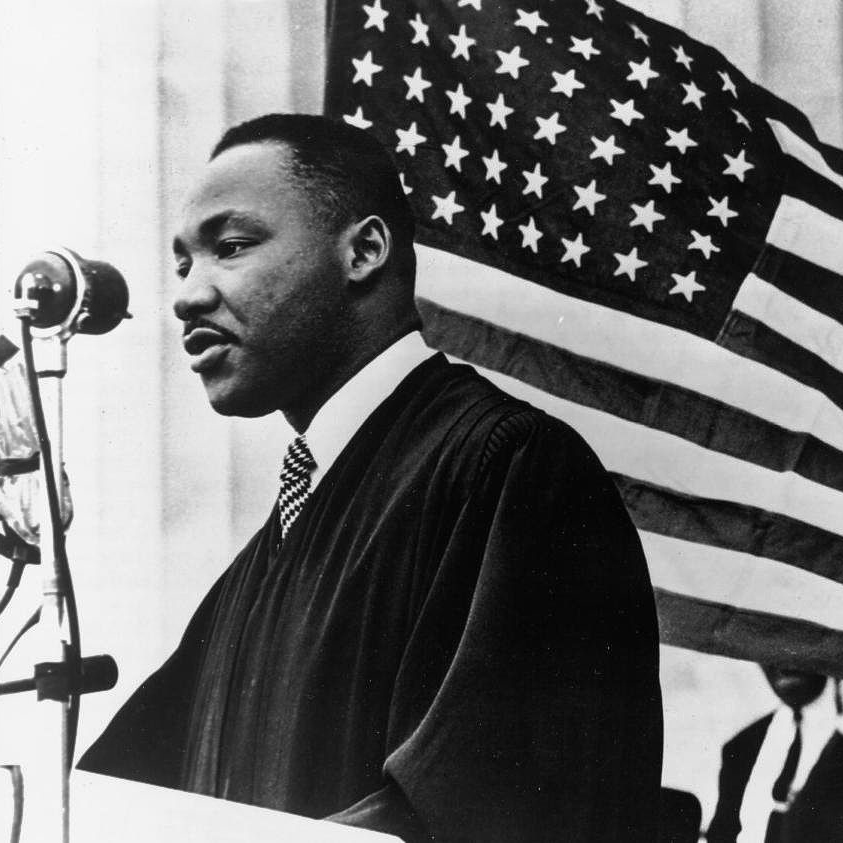
#> input picture mlk_square.jpg, 843 x 843 px, found by its file name
$ python voronoi_diagram.py
#> lines starting #> are read from the running program, lines starting #| are printed output that depends on the picture
#https://stackoverflow.com/questions/48334853/using-pycharm-i-want-to-show-plot-extra-figure-windows
# TODO: separate sections of project into different files for better code separation
import numpy as np

from scipy.optimize import minimize, optimize
from scipy.spatial import Delaunay, cKDTree
from PIL import Image
import matplotlib.pyplot as plt

import os

# [52 lines left out: functions calculate_integration_energy, calculate_direction_energy, calculate_flux_preservation_energy, calculate_regularization_energy, calculate_barrier_energy, minimize_energy, not called in this run]

def optimal_transport_map_interpolation(source_mesh_vertices, optimal_transport_map):
    # TODO: use this function to call minimize_energy function above
    pass

# [13 lines left out: function normalization, not called in this run]

def fresnel_mapping(source_mesh_vertices, normalized_difference):
    # TODO: calculate normals using this function
    pass

def normal_integration(source_mesh_vertices, normalal_thelda):
    # TODO: calculate height field using this function
    pass

# [54 lines left out: functions target_optimization, plot_gaussian_distribution, not called in this run]

def compute_voronoi_diagram(Adata, number_of_dots):
    """
    Compute Voronoi diagram based on input data.

    Parameters:
    - Adata: numpy array, 2D array representing the input data.
    - number_of_dots: int, number of points to use in generating the Voronoi diagram.

    Returns:
    - p: numpy array, coordinates of the points used in the Voronoi diagram.
    - density_total: numpy array, total density calculated during the iterations.
    """
    n, m = Adata.shape
    x, y = np.meshgrid(np.arange(1, m + 1), np.arange(1, n + 1))
    gp = np.column_stack((x.flatten(), y.flatten()))

    A = 1.001 - Adata.flatten() / 255.0
    N = number_of_dots

    seedp = gp[A > 0.5, :]
    ix = np.random.permutation(seedp.shape[0])[:N]
    p = seedp[ix, :]

    dt = Delaunay(p)
    kdtree = cKDTree(p)
    ID = kdtree.query(gp)[1]

    vr = plt.imshow(ID.reshape(n, m), alpha=0.2)
    plt.plot(p[:, 0], p[:, 1], '.', markersize=8, color=[0, 0, 0])
    plt.axis('equal')
    plt.axis('tight')

    density_total = np.array([])
    maxiter = 30
    for it in range(maxiter):
        print("Step: {}".format(it + 1))
        cw = np.zeros((N, 2))
        density = np.array([])
        for i in range(N):
            mask = ID == i
            a = A[mask]
            b = gp[mask, :]
            cw[i, :] = np.mean(a[:, np.newaxis] * b, axis=0) / np.mean(a, axis=0)
            density = np.append(density, np.sum(a))

        p = cw
        dt = Delaunay(p)
        kdtree = cKDTree(p)
        ID = kdtree.query(gp)[1]

        vr = plt.imshow(ID.reshape(n, m), alpha=0.2)
        #plt.plot(p[:, 0], p[:, 1], '.', markersize=2, color=[0, 0, 0])
        #plt.draw(); plt.pause(0.01)
        density_total = density
    #plt.show()
    return p, density_total

def target_voronoi_diagram(imdata, number_of_dots):
    Adata = imdata[:, :, 2]  # red channel (arbitrarily)
    #plt.subplot(1, 2, 1); plt.imshow(imdata); plt.subplot(1, 2, 2)
    p, density_total = compute_voronoi_diagram(Adata, number_of_dots)

    np.save('targetVoronoiDiagram.npy', p)
    np.savetxt('targetVoronoiDensity.txt', density_total)
    return p

# [89 lines left out: functions source_voronoi_diagram, objective_function, gradient, optimize_ot, plot_modified_mesh, not called in this run]

def main(image_path):
    """
    Main function to run the entire project
    """
    # Parameter Settings
    number_of_dots = 9000  # number of voronoi centroids
    mesh_resolution = np.array([50, 50])  # the number of triangles in our grid mesh

    file_A, file_B = 'targetVoronoiDiagram.npy', 'sourceVoronoiDiagram.npy'
    file_C, file_D = 'targetVoronoiDensity.txt', 'sourceVoronoiDensity.txt'

    # Functional Code
    if not (os.path.exists(file_A) and os.path.exists(file_B) and
            os.path.exists(file_C) and os.path.exists(file_D)):

        imdata = Image.open(image_path)
#> imdata is the input picture: PIL image 843x843 RGB; min 0, max 255, mean 109.9
        imdata = np.array(imdata)
        imdata = 255 - imdata  # inverting the images
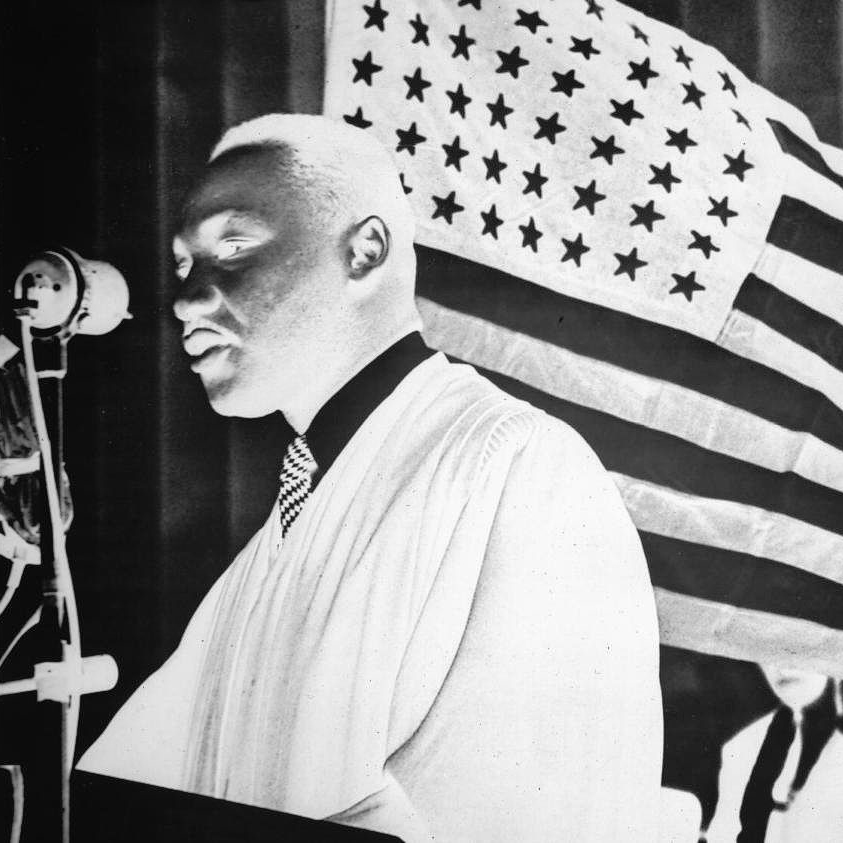
#> imdata: shape (843, 843, 3); min 0, max 255, mean 145.1

        coordinates = target_voronoi_diagram(imdata, number_of_dots)
#> in compute_voronoi_diagram, `seedp = gp[A > 0.5, :]`: seedp = 298530 pairs, first value 1 to 843, second value 1 to 843
#> in compute_voronoi_diagram, `p = seedp[ix, :]`: p = 9000 pairs, first value 1 to 843, second value 1 to 843
        (x, y, z) = imdata.shape
        gaussian = plot_gaussian_distribution((x + y) / 2)
        gaussian = 255 - gaussian
        gaussian = source_voronoi_diagram(gaussian, number_of_dots)

    source_positions = np.load(file_A)
    source_positions *= [1, -1]
    target_positions = np.load(file_B)

    source_density, target_density = np.loadtxt(file_C), np.loadtxt(file_D)
    optimal_weights = optimize_ot(source_density, target_density, source_positions, target_positions)

    vertices_original, faces_original = \
        plot_modified_mesh(num_points_x=mesh_resolution[0],
                           num_points_y=mesh_resolution[1])

#image_path = r"C:\Users\Ayomide Enoch Ojo\Downloads\cat.png
image_path = r"C:\Users\Ayomide Enoch Ojo\PycharmProjects\Caustics\mlk_square.jpg"
#> (the run stopped early here; a loop or call above may not have finished)
